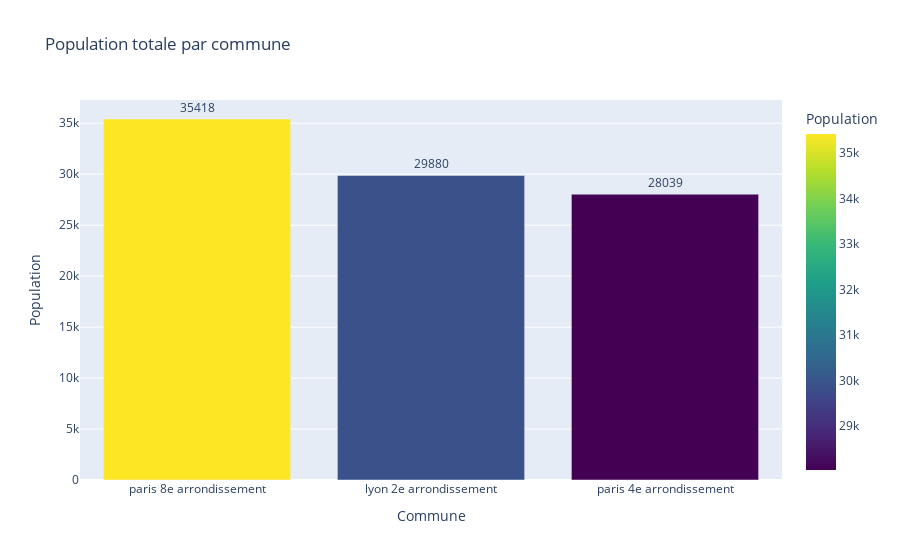

Notebook source saved alongside this figure:
### Code cell
# ==========================================================
#  Visualisation de la population par commune
# ==========================================================
# On agrège la population par commune
population_par_commune = df_analysis.groupby('commune')['population'].sum().reset_index()

# Tri pour visualisation (communes les plus peuplées en haut)
population_par_commune = population_par_commune.sort_values('population', ascending=False)

# Graphique en barres avec Plotly
fig_pop = px.bar(
    population_par_commune,
    x='commune',
    y='population',
    text='population',
    title="Population totale par commune",
    labels={'commune': 'Commune', 'population': 'Population'},
    color='population',
    color_continuous_scale='Viridis'
)
fig_pop.update_traces(texttemplate='%{text}', textposition='outside')
fig_pop.show()

#  Cette visualisation permet de voir rapidement les communes les plus peuplées dans notre dataset

### Figure 1 — Plotly figure (JSON) as saved in the notebook; plotly's stock layout.template omitted (floating-point values rounded to 4 significant figures)
{"data": [{"hovertemplate": "Commune=%{x}<br>Population=%{marker.color}<extra></extra>", "legendgroup": "", "marker": {"color": [35418, 29880, 28039], "coloraxis": "coloraxis", "pattern": {"shape": ""}}, "name": "", "orientation": "v", "showlegend": false, "text": [35420.0, 29880.0, 28040.0], "textposition": "outside", "texttemplate": "%{text}", "type": "bar", "x": ["paris 8e arrondissement", "lyon 2e arrondissement", "paris 4e arrondissement"], "xaxis": "x", "y": [35418, 29880, 28039], "yaxis": "y"}], "layout": {"barmode": "relative", "coloraxis": {"colorbar": {"title": {"text": "Population"}}, "colorscale": [[0, "#440154"], [0.1111, "#482878"], [0.2222, "#3e4989"], [0.3333, "#31688e"], [0.4444, "#26828e"], [0.5556, "#1f9e89"], [0.6667, "#35b779"], [0.7778, "#6ece58"], [0.8889, "#b5de2b"], [1, "#fde725"]]}, "legend": {"tracegroupgap": 0}, "title": {"text": "Population totale par commune"}, "xaxis": {"anchor": "y", "domain": [0, 1], "title": {"text": "Commune"}}, "yaxis": {"anchor": "x", "domain": [0, 1], "title": {"text": "Population"}}}}
